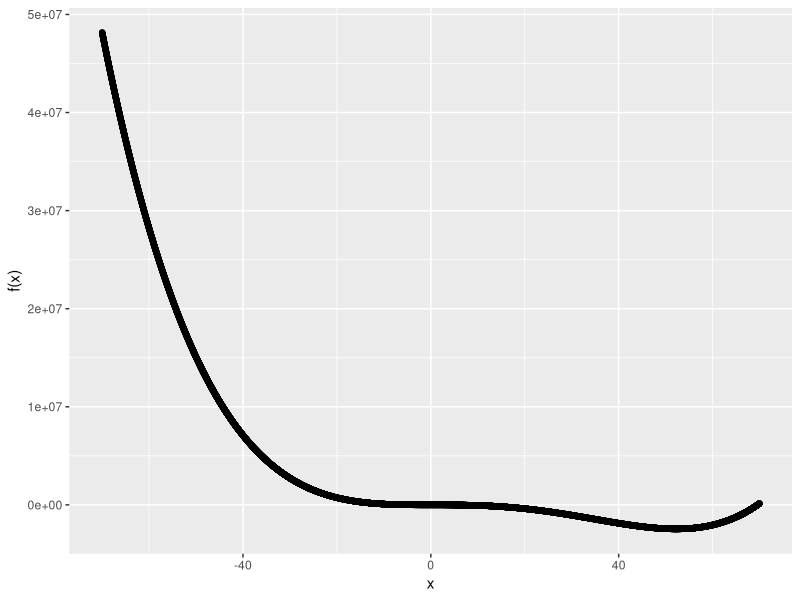

Generate this figure with R:
## ---- chunk 1

suppressPackageStartupMessages(require(ggplot2))

functionGraph <- function(input) {
            x <- seq(input$xlow, input$xup, by = 0.01)
      y <- input$a5 * x^5 +
            input$a4 * x^4 +
            input$a3 * x^3 +
            input$a2 * x^2 +
            input$a1 * x +
            input$a0
      qplot(x, y) + ylab("f(x)")
      }


functionRoots <- function(input){
      is_null_coef <- (input$a5 == 0 & input$a4 == 0 &
                             input$a3 == 0 & input$a2 == 0 &
                             input$a1 == 0 & input$a0 == 0)
      if (is_null_coef) {
            return ('Every x in the interval.')
            } else {
                  x <- seq(input$xlow, input$xup, by = 0.01)
                  y <- input$a5 * x^5 +
                        input$a4 * x^4 +
                        input$a3 * x^3 +
                        input$a2 * x^2 +
                        input$a1 * x +
                        input$a0
                  roots <- numeric()
                  for (i in 1:length(x)) {
                        if (y[i] == 0) {
                              roots <- c(roots,x[i])
                              }
                        }
                  for (i in 1:(length(x)-1)) {
                        if (y[i]*y[i+1] < 0) {
                              roots <- c(roots, (x[i]+x[i+1])/2)
                              }
                        }
                  if (length(roots) == 0) {
                        return('No roots on the interval found.')
                        }
                  if (length(roots) == 1) {
                        return(paste0(
                              'x = ',
                              round(roots, digits = 1),
                              ' is a root.'))
                        }
                  if (length(roots) > 1) {
                        roots_string <- as.character(
                              round(roots[1], digits = 1))
                        for (i in 2:length(roots)) {
                              roots_string <- paste0(
                                    roots_string,
                                    ", ",
                                    round(roots[i], digits = 1))
                              }
                        return(paste0(
                              'x in {',
                              roots_string,
                              '} are roots.')) 
                        }
                  }
      }

## ---- chunk 2

input1 <- list(a5 = 0, a4 = 1, a3 = -70, a2 = 30,
               a1 = 0, a0 = - 10, xlow = -70, xup = 70)
png("assets/img/try.png", height = 250)
# I prefer to save it as a png to be in control of the size.
functionGraph(input1)
dev.off()
## ---- chunk 3
functionRoots(input1)
## ---- chunk 4
input2 <- list(a5 = 0, a4 = 0, a3 = 0, a2 = 0,
               a1 = 0, a0 = 100, xlow = -50, xup = 50)
functionRoots(input2)
## ---- chunk 5
input2 <- list(a5 = 0, a4 = 0, a3 = 0, a2 = 0,
               a1 = 50, a0 = 100, xlow = -30, xup = 70)
functionRoots(input2)
## ---- chunk 6
input2 <- list(a5 = 0, a4 = 0, a3 = 0, a2 = 1,
               a1 = 0, a0 = -100, xlow = -40, xup = 30)
functionRoots(input2)
## ---- chunk 7
input2 <- list(a5 = 0, a4 = 0, a3 = 0, a2 = 0,
               a1 = 0, a0 = 0, xlow = -10, xup = 10)
functionRoots(input2)
